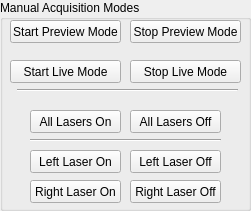
  <widget class="QGroupBox" name="groupBox_3">
   <property name="geometry">
    <rect>
     <x>10</x>
     <y>550</y>
     <width>251</width>
     <height>211</height>
    </rect>
   </property>
   <property name="title">
    <string>Manual Acquisition Modes</string>
   </property>
   <widget class="QPushButton" name="pushButton_startPreviewMode">
    <property name="geometry">
     <rect>
      <x>10</x>
      <y>20</y>
      <width>111</width>
      <height>23</height>
     </rect>
    </property>
    <property name="text">
     <string>Start Preview Mode</string>
    </property>
   </widget>
   <widget class="QPushButton" name="pushButton_stopPreviewMode">
    <property name="geometry">
     <rect>
      <x>130</x>
      <y>20</y>
      <width>111</width>
      <height>23</height>
     </rect>
    </property>
    <property name="text">
     <string>Stop Preview Mode</string>
    </property>
   </widget>
   <widget class="QPushButton" name="pushButton_startLiveMode">
    <property name="geometry">
     <rect>
      <x>10</x>
      <y>60</y>
      <width>111</width>
      <height>23</height>
     </rect>
    </property>
    <property name="text">
     <string>Start Live Mode</string>
    </property>
   </widget>
   <widget class="QPushButton" name="pushButton_stopLiveMode">
    <property name="geometry">
     <rect>
      <x>130</x>
      <y>60</y>
      <width>111</width>
      <height>23</height>
     </rect>
    </property>
    <property name="text">
     <string>Stop Live Mode</string>
    </property>
   </widget>
   <widget class="Line" name="line">
    <property name="geometry">
     <rect>
      <x>17</x>
      <y>80</y>
      <width>221</width>
      <height>20</height>
     </rect>
    </property>
    <property name="orientation">
     <enum>Qt::Horizontal</enum>
    </property>
   </widget>
   <widget class="Line" name="line_9">
    <property name="geometry">
     <rect>
      <x>30</x>
      <y>130</y>
      <width>191</width>
      <height>20</height>
     </rect>
    </property>
    <property name="orientation">
     <enum>Qt::Horizontal</enum>
    </property>
   </widget>
   <widget class="QPushButton" name="pushButton_lasersOn">
    <property name="geometry">
     <rect>
      <x>30</x>
      <y>110</y>
      <width>91</width>
      <height>23</height>
     </rect>
    </property>
    <property name="text">
     <string>All Lasers On</string>
    </property>
   </widget>
   <widget class="QPushButton" name="pushButton_rightLaserOff">
    <property name="geometry">
     <rect>
      <x>130</x>
      <y>180</y>
      <width>91</width>
      <height>23</height>
     </rect>
    </property>
    <property name="text">
     <string>Right Laser Off</string>
    </property>
   </widget>
   <widget class="QPushButton" name="pushButton_leftLaserOn">
    <property name="geometry">
     <rect>
      <x>30</x>
      <y>150</y>
      <width>91</width>
      <height>23</height>
     </rect>
    </property>
    <property name="text">
     <string>Left Laser On</string>
    </property>
   </widget>
   <widget class="QPushButton" name="pushButton_leftLaserOff">
    <property name="geometry">
     <rect>
      <x>130</x>
      <y>150</y>
      <width>91</width>
      <height>23</height>
     </rect>
    </property>
    <property name="text">
     <string>Left Laser Off</string>
    </property>
   </widget>
   <widget class="QPushButton" name="pushButton_lasersOff">
    <property name="geometry">
     <rect>
      <x>130</x>
      <y>110</y>
      <width>91</width>
      <height>23</height>
     </rect>
    </property>
    <property name="text">
     <string>All Lasers Off</string>
    </property>
   </widget>
   <widget class="QPushButton" name="pushButton_rightLaserOn">
    <property name="geometry">
     <rect>
      <x>30</x>
      <y>180</y>
      <width>91</width>
      <height>23</height>
     </rect>
    </property>
    <property name="text">
     <string>Right Laser On</string>
    </property>
   </widget>
  </widget>
